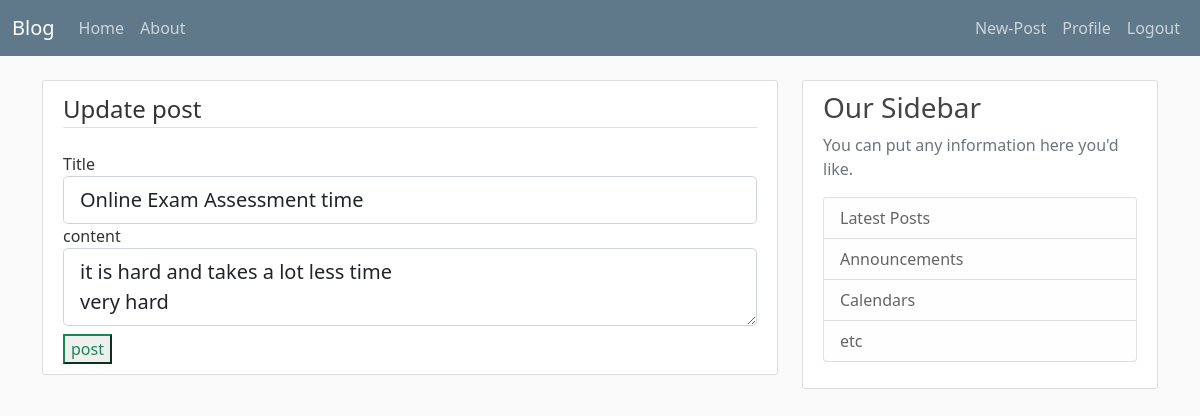
Screenshot of /post/1/update (signed in) with the database file from the repository.
### app/models.py (models this page shows, shortened)
class Post(db.Model):
    id = db.Column(db.Integer, primary_key=True)
    title = db.Column(db.String(200), nullable=False)
    date_posted = db.Column(db.DateTime, nullable=False, default=datetime.utcnow)
    content = db.Column(db.Text, nullable=False)
    user_id = db.Column(db.Integer, db.ForeignKey('user.id'), nullable=False)

### app/views.py (the view)
@app.route('/post/<int:post_id>/update', methods=['GET', 'POST'])
@login_required
def update_post(post_id):
    post =Post.query.get_or_404(post_id)
    if post.author != current_user:
        abort(403)
    form = PostForm()
    if form.validate_on_submit():
        post.title = form.title.data
        post.content = form.content.data
        db.session.commit()
        flash('Your post has been updated!', 'success')
        return redirect(url_for('post', post_id=post.id))
    elif request.method == 'GET':
        form.content.data = post.content
        form.title.data = post.title
    return render_template('new_post.html', title='Update-Post', form=form, legend='Update post')

### app/forms.py
class PostForm(FlaskForm):
    title = StringField('Title', validators=[DataRequired()])
    content = TextAreaField('content', validators=[DataRequired()])
    submit = SubmitField('post')

### app/models.py (called while the page is built)
@login_manager.user_loader
def load_user(user_id):
    return User.query.get(int(user_id))

### app/templates/new_post.html (shortened to what this page needs)
{% extends 'base.html' %}
{% block content %}
<div class="content-section">
    <form action="" method="POST">
        <fieldset class="form-group">
            <legend class="border-bottom mb-4">{{ legend }}</legend>
            <div class="form-group">
                {{  form.title.label(class="form-control-label") }}
                {% if form.title.errors %}
                        {{ form.title(class="form-control form-control-lg is-invalid")}}
                        <div class="invalid-feedback">
                            {% for errors in form.title.errors %}
                                <span> {{ error }}</span>
                            {% endfor %}
                        </div>
                        {% else %}
                        {{  form.title(class="form-control form-control-lg") }}
                    {% endif %}
            </div>
            <div>
                {{  form.content.label(class="form-control-label") }}
                {% if form.content.errors %}
                {{ form.content(class="form-control form-control-lg is-invalid")}}
                <div class="invalid-feedback">
                    {% for errors in form.content.errors %}
                        <span> {{ error }}</span>
                    {% endfor %}message
                </div>
                {% else %}
                {{  form.content(class="form-control form-control-lg") }}
            {% endif %}
            </div>
        </fieldset>
        <div class="form-group mt-2">
            {{ form.submit(class="btn-outline-success")}}
        </div>
    </form>
</div>
{% endblock content %}

### app/static/main.css (style rules this page uses)
body { background: #fafafa; color: #333333; margin-top: 5rem; }
.content-section { background: #ffffff; padding: 10px 20px; border: 1px solid #dddddd; border-radius: 3px; margin-bottom: 20px; }

### rows the page displays
Post: title "Online Exam Assessment time", content "it is hard and takes a lot less time very hard"

### other values shown
{{ legend }} "Update post"
